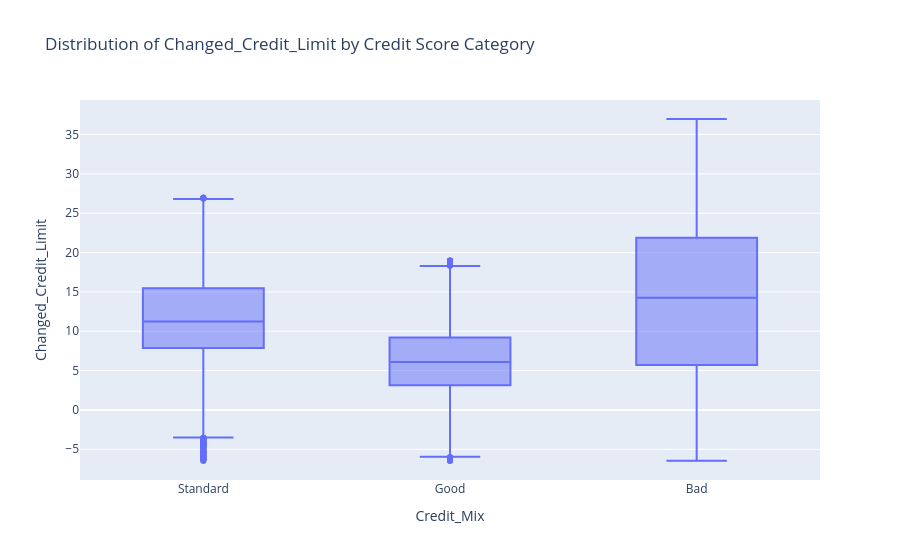

Write notebook code for a chart like this one.
### Markdown cell above
Las medianas tienen el orden esperado: Median Bad > Mediana Standard > Mediana Good.

Esto concuerda con la hipótesis de que a mayor el cambio porcentual en el límite de crédito mayor cantidad de malos deudores.

### Code cell
fig_box = px.box(df, x="Credit_Mix", y=col, title=f"Distribution of {col} by Credit Score Category")
fig_box.show()

### Figure 1 — Plotly figure (JSON) as saved in the notebook; plotly's stock layout.template omitted (floating-point values rounded to 4 significant figures; data arrays with more than 128 entries replaced by an {"elided": "..."} marker saying what was removed)
{"data": [{"alignmentgroup": "True", "hovertemplate": "Credit_Mix=%{x}<br>Changed_Credit_Limit=%{y}<extra></extra>", "legendgroup": "", "marker": {"color": "#636efa"}, "name": "", "notched": false, "offsetgroup": "", "orientation": "v", "showlegend": false, "type": "box", "x": {"elided": "100000 str values"}, "x0": " ", "xaxis": "x", "y": {"elided": "100000 float values"}, "y0": " ", "yaxis": "y"}], "layout": {"boxmode": "group", "legend": {"tracegroupgap": 0}, "title": {"text": "Distribution of Changed_Credit_Limit by Credit Score Category"}, "xaxis": {"anchor": "y", "domain": [0, 1], "title": {"text": "Credit_Mix"}}, "yaxis": {"anchor": "x", "domain": [0, 1], "title": {"text": "Changed_Credit_Limit"}}}}
